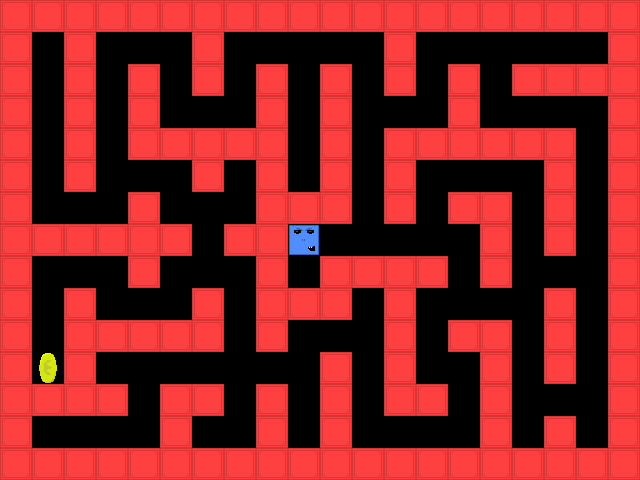

This game map was drawn from its Tiled (.tmx) file and the tilesets committed beside it. A one-line description and the full map source follow:
An orthogonal 20x15 tile map with 32x32 px tiles, 3 tile layers (Blocks, Players, Coins).

<map version="1.0" tiledversion="1.0.3" orientation="orthogonal" renderorder="right-up" width="20" height="15" tilewidth="32" tileheight="32" nextobjectid="1">
 <tileset firstgid="1" source="tileset.tsx" />
 <layer name="Blocks" width="20" height="15">
  <properties>
   <property name="Type" value="block" />
  </properties>
  <data encoding="csv">
5,5,5,5,5,5,5,5,5,5,5,5,5,5,5,5,5,5,5,5,
5,0,5,0,0,0,5,0,0,0,0,0,5,0,0,0,0,0,0,5,
5,0,5,0,5,0,5,0,5,0,5,0,5,0,5,0,5,5,5,5,
5,0,5,0,5,0,0,0,5,0,5,0,0,0,5,0,0,0,0,5,
5,0,5,0,5,5,5,5,5,0,5,0,5,5,5,5,5,5,0,5,
5,0,5,0,0,0,5,0,5,0,5,0,5,0,0,0,0,5,0,5,
5,0,0,0,5,0,0,0,5,5,5,0,5,0,5,5,0,5,0,5,
5,5,5,5,5,5,0,5,5,0,0,0,0,0,0,5,0,5,0,5,
5,0,0,0,5,0,0,0,5,0,5,5,5,5,0,5,0,0,0,5,
5,0,5,0,0,0,5,0,5,5,5,0,5,0,0,0,0,5,0,5,
5,0,5,5,5,5,5,0,5,0,0,0,5,0,5,5,0,5,0,5,
5,0,5,0,0,0,0,0,0,0,5,0,5,0,0,5,0,5,0,5,
5,5,5,5,0,5,5,0,5,0,5,0,5,5,0,5,0,0,0,5,
5,0,0,0,0,5,0,0,5,0,5,0,0,0,0,5,0,5,0,5,
5,5,5,5,5,5,5,5,5,5,5,5,5,5,5,5,5,5,5,5
</data>
 </layer>
 <layer name="Players" width="20" height="15">
  <properties>
   <property name="Type" value="player" />
  </properties>
  <data encoding="csv">
0,0,0,0,0,0,0,0,0,0,0,0,0,0,0,0,0,0,0,0,
0,0,0,0,0,0,0,0,0,0,0,0,0,0,0,0,0,0,0,0,
0,0,0,0,0,0,0,0,0,0,0,0,0,0,0,0,0,0,0,0,
0,0,0,0,0,0,0,0,0,0,0,0,0,0,0,0,0,0,0,0,
0,0,0,0,0,0,0,0,0,0,0,0,0,0,0,0,0,0,0,0,
0,0,0,0,0,0,0,0,0,0,0,0,0,0,0,0,0,0,0,0,
0,0,0,0,0,0,0,0,0,0,0,0,0,0,0,0,0,0,0,0,
0,0,0,0,0,0,0,0,0,4,0,0,0,0,0,0,0,0,0,0,
0,0,0,0,0,0,0,0,0,0,0,0,0,0,0,0,0,0,0,0,
0,0,0,0,0,0,0,0,0,0,0,0,0,0,0,0,0,0,0,0,
0,0,0,0,0,0,0,0,0,0,0,0,0,0,0,0,0,0,0,0,
0,0,0,0,0,0,0,0,0,0,0,0,0,0,0,0,0,0,0,0,
0,0,0,0,0,0,0,0,0,0,0,0,0,0,0,0,0,0,0,0,
0,0,0,0,0,0,0,0,0,0,0,0,0,0,0,0,0,0,0,0,
0,0,0,0,0,0,0,0,0,0,0,0,0,0,0,0,0,0,0,0
</data>
 </layer>
 <layer name="Coins" width="20" height="15">
  <properties>
   <property name="Type" value="coin" />
  </properties>
  <data encoding="csv">
0,0,0,0,0,0,0,0,0,0,0,0,0,0,0,0,0,0,0,0,
0,0,0,0,0,0,0,0,0,0,0,0,0,0,0,0,0,0,0,0,
0,0,0,0,0,0,0,0,0,0,0,0,0,0,0,0,0,0,0,0,
0,0,0,0,0,0,0,0,0,0,0,0,0,0,0,0,0,0,0,0,
0,0,0,0,0,0,0,0,0,0,0,0,0,0,0,0,0,0,0,0,
0,0,0,0,0,0,0,0,0,0,0,0,0,0,0,0,0,0,0,0,
0,0,0,0,0,0,0,0,0,0,0,0,0,0,0,0,0,0,0,0,
0,0,0,0,0,0,0,0,0,0,0,0,0,0,0,0,0,0,0,0,
0,0,0,0,0,0,0,0,0,0,0,0,0,0,0,0,0,0,0,0,
0,0,0,0,0,0,0,0,0,0,0,0,0,0,0,0,0,0,0,0,
0,0,0,0,0,0,0,0,0,0,0,0,0,0,0,0,0,0,0,0,
0,6,0,0,0,0,0,0,0,0,0,0,0,0,0,0,0,0,0,0,
0,0,0,0,0,0,0,0,0,0,0,0,0,0,0,0,0,0,0,0,
0,0,0,0,0,0,0,0,0,0,0,0,0,0,0,0,0,0,0,0,
0,0,0,0,0,0,0,0,0,0,0,0,0,0,0,0,0,0,0,0
</data>
 </layer>
</map>